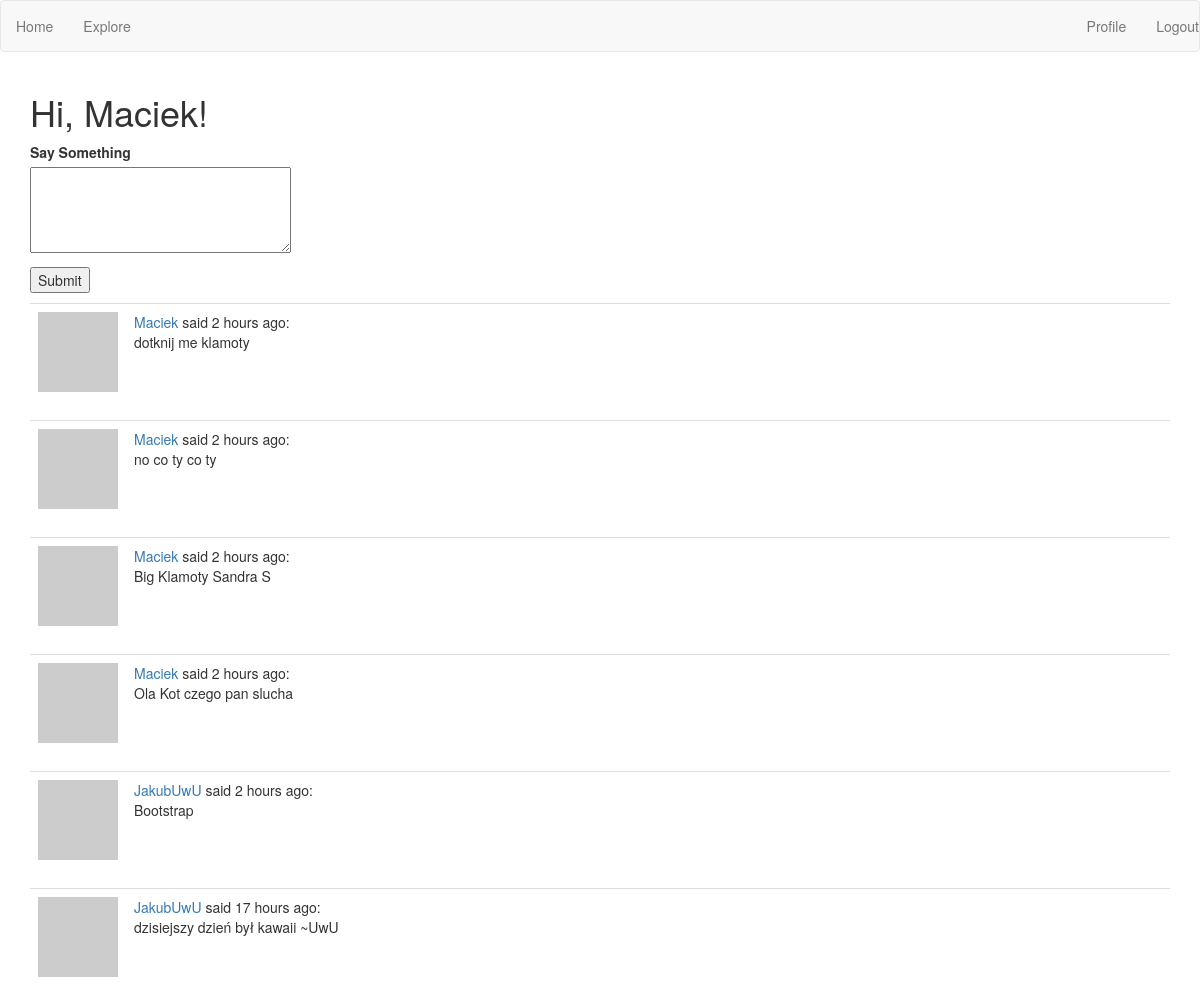
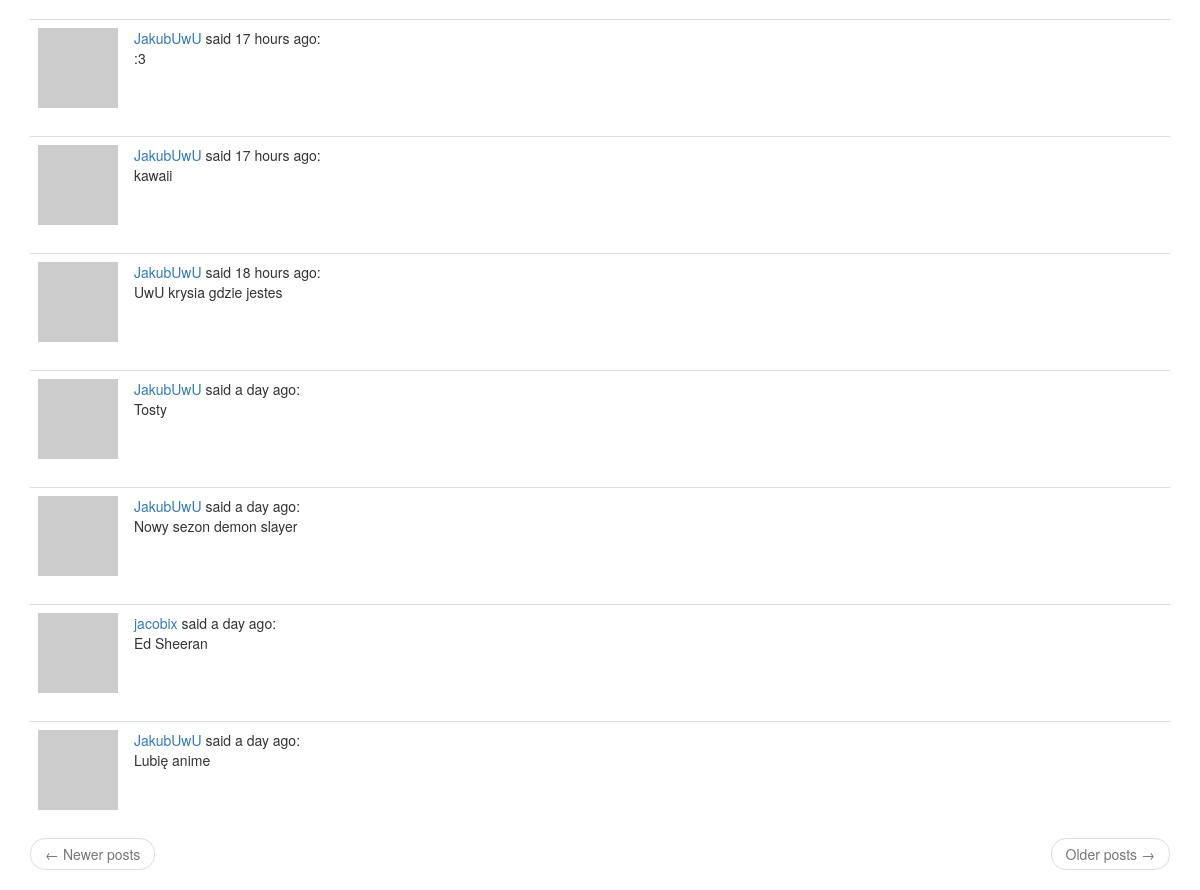
The page /index (signed in) on the database its author committed (2 pictures, top to bottom).
### app/models.py (models this page shows, shortened)
class User(UserMixin, db.Model):
    id = db.Column(db.Integer, primary_key=True)
    username = db.Column(db.String(64), index=True, unique=True)
    email = db.Column(db.String(120), index=True, unique=True)
    password_hash = db.Column(db.String(128))
    posts = db.relationship('Post', backref='author', lazy='dynamic')
    followed = db.relationship(
        'User', secondary=followers,
        primaryjoin=(followers.c.follower_id == id),
        secondaryjoin=(followers.c.followed_id == id),
        backref=db.backref('followers', lazy='dynamic'), lazy='dynamic')
    about_me = db.Column(db.String(140))
    last_seen = db.Column(db.DateTime, default=datetime.utcnow)
    def avatar(self, size):
        digest = md5(self.email.lower().encode('utf-8')).hexdigest()
        return 'https://www.gravatar.com/avatar/{}?d=identicon&s={}'.format(
            digest, size)
    def followed_posts(self):
        followed = Post.query.join(
            followers, (followers.c.followed_id == Post.user_id)).filter(
                followers.c.follower_id == self.id)
        own = Post.query.filter_by(user_id=self.id)
        return followed.union(own).order_by(Post.timestamp.desc())

class Post(db.Model):
    id = db.Column(db.Integer, primary_key=True)
    body = db.Column(db.String(140))
    timestamp = db.Column(db.DateTime, index=True, default=datetime.utcnow)
    user_id = db.Column(db.Integer, db.ForeignKey('user.id'))

### app/routes.py (the view)
@app.route('/', methods=['GET', 'POST'])
@app.route('/index', methods=['GET', 'POST'])
@login_required
def index():
    form = PostForm()
    if form.validate_on_submit():
        post = Post(body=form.post.data, author=current_user)
        db.session.add(post)
        db.session.commit()
        flash('Your post is now live!')
        return redirect(url_for('index'))
    posts = current_user.followed_posts().all()
    page = request.args.get('page', 1, type=int)
    posts = current_user.followed_posts().paginate(
        page=page, per_page=app.config['POSTS_PER_PAGE'], error_out=False)
    next_url = url_for('index', page=posts.next_num) \
        if posts.has_next else None
    prev_url = url_for('index', page=posts.prev_num) \
        if posts.has_prev else None
    return render_template('index.html', title='Home', form=form,posts=posts.items, next_url=next_url,prev_url=prev_url)

### app/forms.py
class PostForm(FlaskForm):
    post = TextAreaField('Say Something', validators=[
        DataRequired(), Length(min=1, max=140)])
    submit = SubmitField('Submit')

### app/models.py (called while the page is built)
@login.user_loader
def load_user(id):
    return User.query.get(int(id))

### app/routes.py (called while the page is built)
@app.before_request
def before_request():
    if current_user.is_authenticated:
            current_user.last_seen = datetime.utcnow()
            db.session.commit()

### app/templates/index.html (shortened to what this page needs)
{% extends "base.html" %}
{% block app_content %}
    <h1>Hi, {{ current_user.username }}!</h1>
    {% if form %}
        <form action="" method="post">
            <p>
                {{ form.post.label }}<br>
                {{ form.post(cols=32, rows=4) }}<br>
            </p>
            <p>{{ form.submit() }}</p>
        </form>
    {% endif %}
    {% for post in posts %}
        {% include '_post.html' %}
    {% endfor %}
    <nav aria-label="...">
        <ul class="pager">
            <li class="previous{% if not prev_url %} disabled{% endif %}">
                <a href="{{ prev_url or '#' }}">
                    <span aria-hidden="true">&larr;</span> Newer posts
                </a>
            </li>
            <li class="next{% if not next_url %} disabled{% endif %}">
                <a href="{{ next_url or '#' }}">
                    Older posts <span aria-hidden="true">&rarr;</span>
                </a>
            </li>
        </ul>
    </nav>
{% endblock %}

### app/templates/_post.html
<table class="table table-hover">
    <tr>
        <td width="70px">
            <a href="{{ url_for('user', username=post.author.username) }}">
                <img src="{{ post.author.avatar(70) }}" />
            </a>
        </td>
        <td>
            <a href="{{ url_for('user', username=post.author.username) }}">
                {{ post.author.username }}
            </a>
            said {{ moment(post.timestamp).fromNow() }}:
            <br>
            {{ post.body }}
        </td>
    </tr>
</table>

### rows shown on the page
User: username "Maciek"
Post: author.username "Maciek", timestamp "2 hours ago", body "dotknij me klamoty"
Post: author.username "Maciek", timestamp "2 hours ago", body "no co ty co ty"
Post: author.username "Maciek", timestamp "2 hours ago", body "Big Klamoty Sandra S"
Post: author.username "Maciek", timestamp "2 hours ago", body "Ola Kot czego pan slucha"
Post: author.username "JakubUwU", timestamp "2 hours ago", body "Bootstrap"
Post: author.username "JakubUwU", timestamp "17 hours ago", body "dzisiejszy dzień był kawaii ~UwU"
Post: author.username "JakubUwU", timestamp "17 hours ago", body ":3"
Post: author.username "JakubUwU", timestamp "17 hours ago", body "kawaii"
Post: author.username "JakubUwU", timestamp "18 hours ago", body "UwU krysia gdzie jestes"
Post: author.username "JakubUwU", timestamp "a day ago", body "Tosty"
Post: author.username "JakubUwU", timestamp "a day ago", body "Nowy sezon demon slayer"
Post: author.username "jacobix", timestamp "a day ago", body "Ed Sheeran"
Post: author.username "JakubUwU", timestamp "a day ago", body "Lubię anime"
